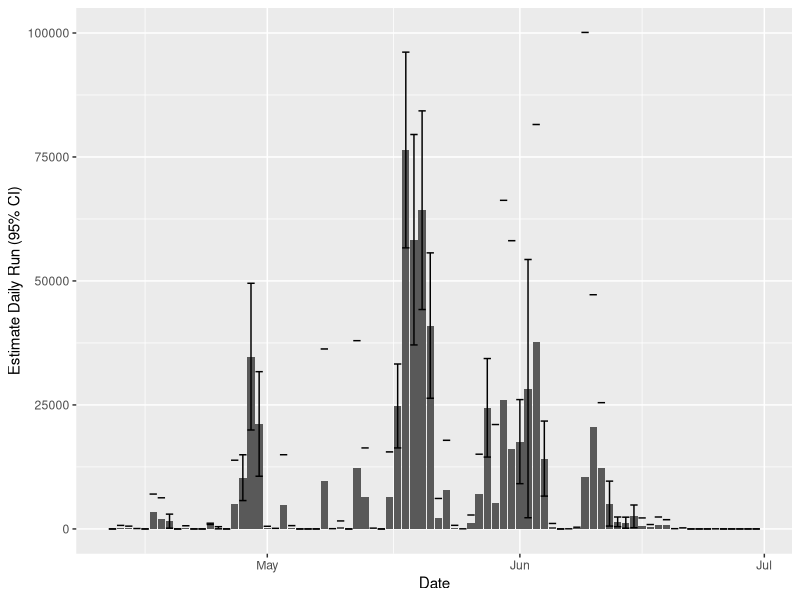

R code for this plot:
# Estimate daily and total herring run size using DMF methodology
#
# Uses stratified 2-way random sampling (St2WRS)
# with three 4-hour periods (0700-1100, 1100-1500, 1500-1900)
#
# Jeffrey D Walker, PhD <jeff@walkerenvres.com>
# Walker Environmental Research, LLC <https://walkerenvres.com>
# March 26, 2018
#
# Ref:
#   Nelson, 2006
#   A Guide to Statistical Sampling for the Estimation of River Herring Run Size Using Visual Counts
#   MA DMF Technical Report TR-25
#   http://www.mass.gov/eea/docs/dfg/dmf/publications/tr-25.pdf

library(tidyverse)
library(lubridate)


# setup -------------------------------------------------------------------

# load volunteer count data
df_counts_all <- read_csv(
  "volunteer-counts-2017.csv",
  col_types = cols(
    Date = col_character(),
    Collector = col_character(),
    Start_Time = col_time(format = ""),
    End_Time = col_time(format = ""),
    Count = col_integer()
  )
) %>%
  mutate(
    start = mdy_hms(paste(Date, Start_Time, sep = " ")),
    end = mdy_hms(paste(Date, End_Time, sep = " ")),
    date = mdy(Date)
  ) %>%
  select(
    collector = Collector,
    date,
    start,
    end,
    count = Count
  )

# list of volunteer counts to exclude (end timestamps)
exclude_ends <- ymd_hms(
  "2017-05-27 07:51:00", # ?? not sure why this one was excluded
  "2017-05-28 10:50:00", # overlaps other count
  "2017-06-06 18:51:00", # overlaps other count
  "2017-06-24 07:00:00"  # too early
)

# filter counts (exclude too early, too late), and assign periods
df_counts <- df_counts_all %>%
  filter(
    month(date) < 7,
    hour(start) < 19,
    hour(end) >= 7,
    !end %in% exclude_ends,
    !(hour(start) != hour(end) & hour(end) %in% c(7, 11, 15, 19) & minute(end) > 0) # exclude any 10-min periods that cross from one 4-hour period to the next
  ) %>%
  mutate(
    hour = hour(start),
    period = case_when(
      hour >= 7 & hour < 11 ~ 1,
      hour >= 11 & hour < 15 ~ 2,
      hour >= 15 & hour < 19 ~ 3,
      TRUE ~ NA_real_
    )
  ) %>%
  rename(
    y_kpi = count
  ) %>%
  select(date, start, end, hour, period, y_kpi)

# daily summary statistics, note that these are NOT used for total run estimates
df_daily_stats <- df_counts %>%
  group_by(date) %>%
  summarise(
    mean = mean(y_kpi),
    sd = sd(y_kpi),
    n = n(),
    se = sd / sqrt(n)
  )


# calculations ------------------------------------------------------------

df_period <- df_counts %>%
  group_by(date, period) %>%
  summarise(
    y_kp = mean(y_kpi),            # mean count per period
    n_kp = n(),
    s_kp = coalesce(sd(y_kpi), 0), # st. dev of period count (Eq 13)
    N_kp = 6 * 4
  ) %>%
  ungroup() %>%
  mutate(
    Y_kp = N_kp * y_kp,                              # estimated total coun per period (Eq 12)
    varY_kp = N_kp * (N_kp - n_kp) * s_kp^2 / n_kp,  # variance of total count per period (Eq 13)
    a_kp = N_kp * (N_kp - n_kp) / n_kp               # coefficient used to estimate deg. of freedom (Eq 9)
  )

df_day <- df_period %>%
  group_by(date) %>%
  summarise(
    n_p = n(),                                      # Number of periods per day
    n_k = sum(n_kp),                                # Number of counts per day
    N_k = sum(N_kp),                                # Number of 10-min intervals per day (NOTE! only includes daily hours, 0700-1900)
    Y_k = sum(Y_kp),                                # Daily estimated run (Eq 12)
    varY_k = sum(varY_kp),                          # Variance of daily estimated run (Eq 13)
    se_k = sqrt(varY_k),
    df_num = sum(a_kp * s_kp ^ 2),                  # numerator of Eq 9
    df_den = sum((a_kp * s_kp ^ 2) ^ 2 / (n_kp - 1), na.rm = TRUE), # denominator of Eq 9
    df = df_num ^ 2 / df_den,                       # degrees of freedom (Eq 9)
    df = round(df),
    t_star = map_dbl(df, ~ qt(0.975, df = .)),      # t distribution statistic, two-sided 95% CI
    df = coalesce(df, 0),
    t_star = coalesce(t_star, 0),
    ci_lower = Y_k - t_star * sqrt(varY_k),         # Lower 95% CI Bound (Eq 14)
    ci_upper = Y_k + t_star * sqrt(varY_k)          # Upper 95% CI Bound (Eq 14)
  ) %>%
  mutate(
    Y_k = round(Y_k),
    ci_lower = round(ci_lower),
    ci_upper = round(ci_upper)
  )

df_run <- df_day %>%
  summarise(
    N = sum(N_k),
    total = sum(Y_k),                            # Total run estimate
    se = sqrt(sum(varY_k)),                      # Std. error of total run estimate
    df = sum(df_num) ^ 2 / sum(df_den),          # Degrees of freedom (Eq 9)
    df = round(df),
    t_star = map_dbl(df, ~ qt(0.975, df = .)),   # t statistic
    ci_lower = total - t_star * se,              # Lower 95% CI Bound (Eq 14)
    ci_upper = total + t_star * se               # Upper 95% CI Bound (Eq 14)
  )


# results -----------------------------------------------------------------

print(df_counts) # individual counts
print(df_period) # period statistics
print(df_day)    # daily statistics
print(df_run)    # total run statistics

# plot daily run estimates with 95% CI
df_day %>%
  ggplot(aes(date, Y_k)) +
  geom_col() +
  geom_errorbar(aes(ymin = ci_lower, ymax = ci_upper)) +
  ylim(0, NA) +
  labs(
    x = "Date",
    y = "Estimate Daily Run (95% CI)"
  )


# export ------------------------------------------------------------------

df_day %>%
  write_csv("run-estimate-2017-daily.csv", na = "")
df_run %>%
  write_csv("run-estimate-2017-total.csv", na = "")
